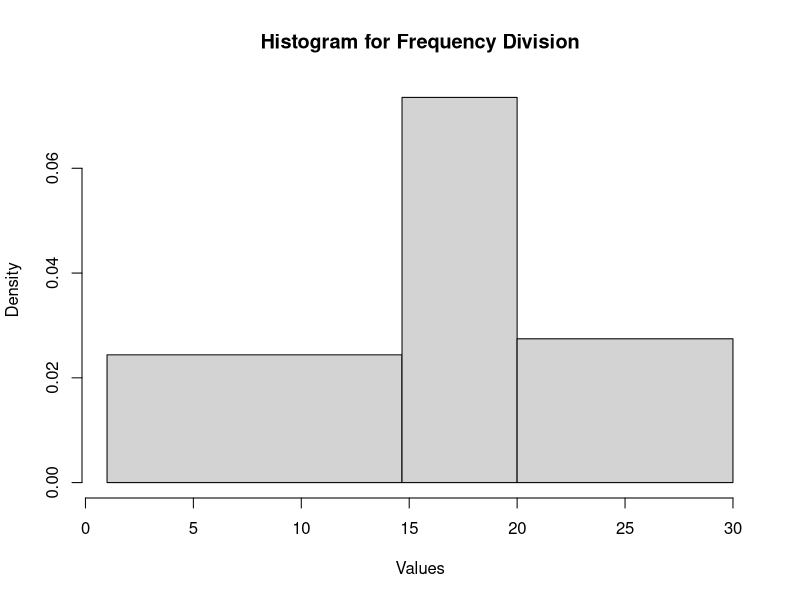

Write the R code that produced this figure.

data <- c(1, 1, 5, 5, 5, 5, 5, 8, 8, 10, 10, 10, 10, 12, 14, 14, 14, 15, 15, 15, 15, 15, 15, 18, 18, 18, 18, 18, 18, 18, 20, 20, 20, 20, 20, 20, 20, 21, 21, 21, 21, 25, 25, 25, 25, 25, 28, 28, 30, 30, 30)

# Perform equal-frequency partitioning into 3 bins
equal_freq_bins <- cut(data, breaks = 3, labels = FALSE)

# Apply data smoothing using bin means
bin_means <- tapply(data, equal_freq_bins, mean)

# Apply data smoothing using bin boundaries
bin_boundaries <- quantile(data, probs = seq(0, 1, by = 1/3))

# Plot Histogram for the frequency division
hist(data, breaks = bin_boundaries, xlab = "Values", main = "Histogram for Frequency Division")
